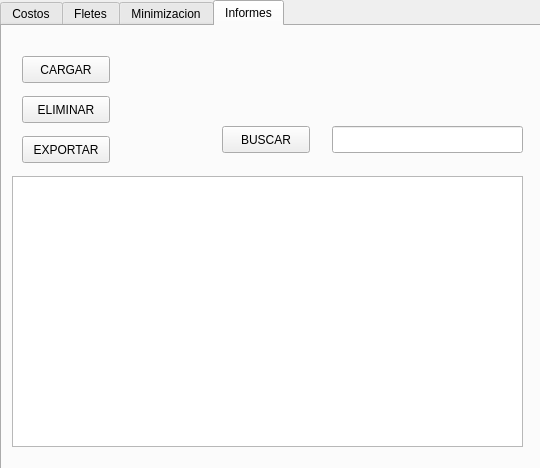
<?xml version="1.0" encoding="UTF-8"?>
<ui version="4.0">
 <class>MainWindow</class>
 <widget class="QMainWindow" name="MainWindow">
  <property name="geometry">
   <rect>
    <x>0</x>
    <y>0</y>
    <width>540</width>
    <height>468</height>
   </rect>
  </property>
  <property name="windowTitle">
   <string>LaNieveApp</string>
  </property>
  <widget class="QWidget" name="centralwidget">
   <widget class="QTabWidget" name="tabWidget">
    <property name="enabled">
     <bool>true</bool>
    </property>
    <property name="geometry">
     <rect>
      <x>0</x>
      <y>0</y>
      <width>541</width>
      <height>471</height>
     </rect>
    </property>
    <property name="currentIndex">
     <number>3</number>
    </property>
    <property name="usesScrollButtons">
     <bool>true</bool>
    </property>
    <property name="tabsClosable">
     <bool>false</bool>
    </property>
    <property name="movable">
     <bool>false</bool>
    </property>
    <property name="tabBarAutoHide">
     <bool>false</bool>
    </property>
    <widget class="QWidget" name="tab_costos">
     <property name="enabled">
      <bool>true</bool>
     </property>
     <attribute name="title">
      <string>Costos</string>
     </attribute>
     <widget class="QLabel" name="lbl_villavicencio">
      <property name="geometry">
       <rect>
        <x>90</x>
        <y>100</y>
        <width>111</width>
        <height>19</height>
       </rect>
      </property>
      <property name="text">
       <string>VILLAVICENCIO</string>
      </property>
     </widget>
     <widget class="QLineEdit" name="ValCostoVillavicencio">
      <property name="geometry">
       <rect>
        <x>230</x>
        <y>90</y>
        <width>113</width>
        <height>27</height>
       </rect>
      </property>
     </widget>
     <widget class="QLineEdit" name="ValCostoCasanare">
      <property name="geometry">
       <rect>
        <x>230</x>
        <y>150</y>
        <width>113</width>
        <height>27</height>
       </rect>
      </property>
     </widget>
     <widget class="QPushButton" name="btn_enviar">
      <property name="geometry">
       <rect>
        <x>240</x>
        <y>310</y>
        <width>88</width>
        <height>27</height>
       </rect>
      </property>
      <property name="text">
       <string>ENVIAR</string>
      </property>
     </widget>
     <widget class="QLabel" name="lbl_casanare">
      <property name="geometry">
       <rect>
        <x>100</x>
        <y>150</y>
        <width>111</width>
        <height>19</height>
       </rect>
      </property>
      <property name="text">
       <string>CASANARE</string>
      </property>
     </widget>
     <widget class="QLabel" name="lbl_bogota">
      <property name="geometry">
       <rect>
        <x>100</x>
        <y>260</y>
        <width>111</width>
        <height>19</height>
       </rect>
      </property>
      <property name="text">
       <string>BOGOTA</string>
      </property>
     </widget>
     <widget class="QLineEdit" name="ValCostoYopal">
      <property name="geometry">
       <rect>
        <x>230</x>
        <y>190</y>
        <width>113</width>
        <height>27</height>
       </rect>
      </property>
     </widget>
     <widget class="QLabel" name="lbl_yopal">
      <property name="geometry">
       <rect>
        <x>100</x>
        <y>200</y>
        <width>111</width>
        <height>19</height>
       </rect>
      </property>
      <property name="text">
       <string>YOPAL</string>
      </property>
     </widget>
     <widget class="QLineEdit" name="ValCostoBogota">
      <property name="geometry">
       <rect>
        <x>230</x>
        <y>250</y>
        <width>113</width>
        <height>27</height>
       </rect>
      </property>
     </widget>
     <widget class="QLabel" name="label">
      <property name="geometry">
       <rect>
        <x>80</x>
        <y>40</y>
        <width>361</width>
        <height>20</height>
       </rect>
      </property>
      <property name="text">
       <string>Ingrese el costo de transporte de los distintos centros</string>
      </property>
     </widget>
    </widget>
    <widget class="QWidget" name="tab_fletes">
     <property name="enabled">
      <bool>false</bool>
     </property>
     <attribute name="title">
      <string>Fletes</string>
     </attribute>
     <widget class="QLabel" name="label_2">
      <property name="geometry">
       <rect>
        <x>30</x>
        <y>30</y>
        <width>61</width>
        <height>31</height>
       </rect>
      </property>
      <property name="text">
       <string>Tiendas</string>
      </property>
     </widget>
     <widget class="QLabel" name="label_3">
      <property name="geometry">
       <rect>
        <x>40</x>
        <y>70</y>
        <width>67</width>
        <height>19</height>
       </rect>
      </property>
      <property name="text">
       <string>Fletes</string>
      </property>
     </widget>
     <widget class="QLineEdit" name="ctiendas_fletes">
      <property name="geometry">
       <rect>
        <x>100</x>
        <y>70</y>
        <width>113</width>
        <height>27</height>
       </rect>
      </property>
     </widget>
     <widget class="QTableWidget" name="Tabla_tiendas">
      <property name="geometry">
       <rect>
        <x>40</x>
        <y>120</y>
        <width>491</width>
        <height>51</height>
       </rect>
      </property>
      <row>
       <property name="text">
        <string>CANTIDAD</string>
       </property>
      </row>
      <column>
       <property name="text">
        <string>VILLAVICENCIO</string>
       </property>
      </column>
      <column>
       <property name="text">
        <string>CASANARE</string>
       </property>
      </column>
      <column>
       <property name="text">
        <string>YOPAL</string>
       </property>
      </column>
      <column>
       <property name="text">
        <string>BOGOTA</string>
       </property>
      </column>
      <item row="0" column="3">
       <property name="text">
        <string/>
       </property>
      </item>
     </widget>
     <widget class="QLabel" name="label_4">
      <property name="geometry">
       <rect>
        <x>30</x>
        <y>210</y>
        <width>81</width>
        <height>19</height>
       </rect>
      </property>
      <property name="text">
       <string>Mayoristas</string>
      </property>
     </widget>
     <widget class="QLabel" name="label_5">
      <property name="geometry">
       <rect>
        <x>30</x>
        <y>250</y>
        <width>67</width>
        <height>19</height>
       </rect>
      </property>
      <property name="text">
       <string>Fletes</string>
      </property>
     </widget>
     <widget class="QLineEdit" name="cmayoristas_fletes">
      <property name="geometry">
       <rect>
        <x>90</x>
        <y>250</y>
        <width>113</width>
        <height>27</height>
       </rect>
      </property>
     </widget>
     <widget class="QTableWidget" name="Tabla_mayoristas">
      <property name="geometry">
       <rect>
        <x>30</x>
        <y>300</y>
        <width>491</width>
        <height>51</height>
       </rect>
      </property>
      <row>
       <property name="text">
        <string>CANTIDAD</string>
       </property>
      </row>
      <column>
       <property name="text">
        <string>VILLAVICENCIO</string>
       </property>
      </column>
      <column>
       <property name="text">
        <string>CASANARE</string>
       </property>
      </column>
      <column>
       <property name="text">
        <string>YOPAL</string>
       </property>
      </column>
      <column>
       <property name="text">
        <string>BOGOTA</string>
       </property>
      </column>
      <item row="0" column="3">
       <property name="text">
        <string/>
       </property>
      </item>
     </widget>
     <widget class="QPushButton" name="btn_calcular">
      <property name="geometry">
       <rect>
        <x>280</x>
        <y>390</y>
        <width>88</width>
        <height>27</height>
       </rect>
      </property>
      <property name="text">
       <string>CALCULAR</string>
      </property>
     </widget>
     <widget class="Line" name="line">
      <property name="geometry">
       <rect>
        <x>0</x>
        <y>180</y>
        <width>531</width>
        <height>21</height>
       </rect>
      </property>
      <property name="orientation">
       <enum>Qt::Horizontal</enum>
      </property>
     </widget>
     <widget class="Line" name="line_2">
      <property name="geometry">
       <rect>
        <x>0</x>
        <y>360</y>
        <width>531</width>
        <height>21</height>
       </rect>
      </property>
      <property name="orientation">
       <enum>Qt::Horizontal</enum>
      </property>
     </widget>
     <widget class="QPushButton" name="btn_costos">
      <property name="geometry">
       <rect>
        <x>140</x>
        <y>390</y>
        <width>91</width>
        <height>27</height>
       </rect>
      </property>
      <property name="text">
       <string>COSTOS</string>
      </property>
     </widget>
    </widget>
    <widget class="QWidget" name="tab_minimizacion">
     <property name="enabled">
      <bool>false</bool>
     </property>
     <attribute name="title">
      <string>Minimizacion</string>
     </attribute>
     <widget class="QLabel" name="label_6">
      <property name="geometry">
       <rect>
        <x>190</x>
        <y>20</y>
        <width>131</width>
        <height>19</height>
       </rect>
      </property>
      <property name="text">
       <string>COSTOS MINIMOS</string>
      </property>
     </widget>
     <widget class="QLabel" name="label_7">
      <property name="geometry">
       <rect>
        <x>10</x>
        <y>70</y>
        <width>121</width>
        <height>19</height>
       </rect>
      </property>
      <property name="text">
       <string>Cantidad de viajes</string>
      </property>
     </widget>
     <widget class="QLabel" name="lbl_villavicencio_3">
      <property name="geometry">
       <rect>
        <x>20</x>
        <y>100</y>
        <width>111</width>
        <height>19</height>
       </rect>
      </property>
      <property name="text">
       <string>VILLAVICENCIO</string>
      </property>
     </widget>
     <widget class="QLabel" name="lbl_casanare_3">
      <property name="geometry">
       <rect>
        <x>20</x>
        <y>150</y>
        <width>111</width>
        <height>19</height>
       </rect>
      </property>
      <property name="text">
       <string>CASANARE</string>
      </property>
     </widget>
     <widget class="QLabel" name="lbl_bogota_3">
      <property name="geometry">
       <rect>
        <x>20</x>
        <y>260</y>
        <width>111</width>
        <height>19</height>
       </rect>
      </property>
      <property name="text">
       <string>BOGOTA</string>
      </property>
     </widget>
     <widget class="QLabel" name="lbl_yopal_3">
      <property name="geometry">
       <rect>
        <x>20</x>
        <y>200</y>
        <width>111</width>
        <height>19</height>
       </rect>
      </property>
      <property name="text">
       <string>YOPAL</string>
      </property>
     </widget>
     <widget class="QLabel" name="label_15">
      <property name="geometry">
       <rect>
        <x>20</x>
        <y>300</y>
        <width>151</width>
        <height>19</height>
       </rect>
      </property>
      <property name="text">
       <string>Total costos minimos</string>
      </property>
     </widget>
     <widget class="QLabel" name="lbl_min">
      <property name="geometry">
       <rect>
        <x>20</x>
        <y>330</y>
        <width>141</width>
        <height>20</height>
       </rect>
      </property>
      <property name="text">
       <string>valor</string>
      </property>
     </widget>
     <widget class="QPushButton" name="btn_guardarInforme">
      <property name="geometry">
       <rect>
        <x>320</x>
        <y>400</y>
        <width>161</width>
        <height>27</height>
       </rect>
      </property>
      <property name="text">
       <string>GUARDAR INFORME</string>
      </property>
     </widget>
     <widget class="QLabel" name="label_17">
      <property name="geometry">
       <rect>
        <x>370</x>
        <y>60</y>
        <width>51</width>
        <height>19</height>
       </rect>
      </property>
      <property name="text">
       <string>Analisis</string>
      </property>
     </widget>
     <widget class="QPlainTextEdit" name="lbl_analisis">
      <property name="geometry">
       <rect>
        <x>280</x>
        <y>80</y>
        <width>241</width>
        <height>131</height>
       </rect>
      </property>
     </widget>
     <widget class="QLabel" name="imagen_pastel">
      <property name="geometry">
       <rect>
        <x>280</x>
        <y>220</y>
        <width>241</width>
        <height>171</height>
       </rect>
      </property>
      <property name="text">
       <string/>
      </property>
     </widget>
     <widget class="QPushButton" name="btn_fletes">
      <property name="geometry">
       <rect>
        <x>100</x>
        <y>400</y>
        <width>81</width>
        <height>27</height>
       </rect>
      </property>
      <property name="text">
       <string>FLETES</string>
      </property>
     </widget>
     <widget class="QLineEdit" name="nviajes_yopal">
      <property name="geometry">
       <rect>
        <x>140</x>
        <y>200</y>
        <width>113</width>
        <height>27</height>
       </rect>
      </property>
     </widget>
     <widget class="QLineEdit" name="nviajes_casanare">
      <property name="geometry">
       <rect>
        <x>140</x>
        <y>160</y>
        <width>113</width>
        <height>27</height>
       </rect>
      </property>
     </widget>
     <widget class="QLineEdit" name="nviajes_bogota">
      <property name="geometry">
       <rect>
        <x>140</x>
        <y>260</y>
        <width>113</width>
        <height>27</height>
       </rect>
      </property>
     </widget>
     <widget class="QLineEdit" name="nviajes_villavicencio">
      <property name="geometry">
       <rect>
        <x>140</x>
        <y>100</y>
        <width>113</width>
        <height>27</height>
       </rect>
      </property>
     </widget>
     <widget class="QPushButton" name="btn_costos_2">
      <property name="geometry">
       <rect>
        <x>10</x>
        <y>400</y>
        <width>81</width>
        <height>27</height>
       </rect>
      </property>
      <property name="text">
       <string>COSTOS</string>
      </property>
     </widget>
    </widget>
    <widget class="QWidget" name="tab_informes">
     <attribute name="title">
      <string>Informes</string>
     </attribute>
     <widget class="QTableWidget" name="tablaInformes">
      <property name="geometry">
       <rect>
        <x>10</x>
        <y>150</y>
        <width>511</width>
        <height>271</height>
       </rect>
      </property>
     </widget>
     <widget class="QPushButton" name="btn_cargar">
      <property name="geometry">
       <rect>
        <x>20</x>
        <y>30</y>
        <width>88</width>
        <height>27</height>
       </rect>
      </property>
      <property name="text">
       <string>CARGAR</string>
      </property>
     </widget>
     <widget class="QPushButton" name="btn_eliminar">
      <property name="geometry">
       <rect>
        <x>20</x>
        <y>70</y>
        <width>88</width>
        <height>27</height>
       </rect>
      </property>
      <property name="text">
       <string>ELIMINAR</string>
      </property>
     </widget>
     <widget class="QPushButton" name="btn_exportar">
      <property name="geometry">
       <rect>
        <x>20</x>
        <y>110</y>
        <width>88</width>
        <height>27</height>
       </rect>
      </property>
      <property name="text">
       <string>EXPORTAR</string>
      </property>
     </widget>
     <widget class="QLineEdit" name="lbl_buscador">
      <property name="geometry">
       <rect>
        <x>330</x>
        <y>100</y>
        <width>191</width>
        <height>27</height>
       </rect>
      </property>
     </widget>
     <widget class="QPushButton" name="btn_buscador">
      <property name="geometry">
       <rect>
        <x>220</x>
        <y>100</y>
        <width>88</width>
        <height>27</height>
       </rect>
      </property>
      <property name="text">
       <string>BUSCAR</string>
      </property>
     </widget>
    </widget>
   </widget>
  </widget>
 </widget>
 <resources/>
 <connections/>
</ui>
